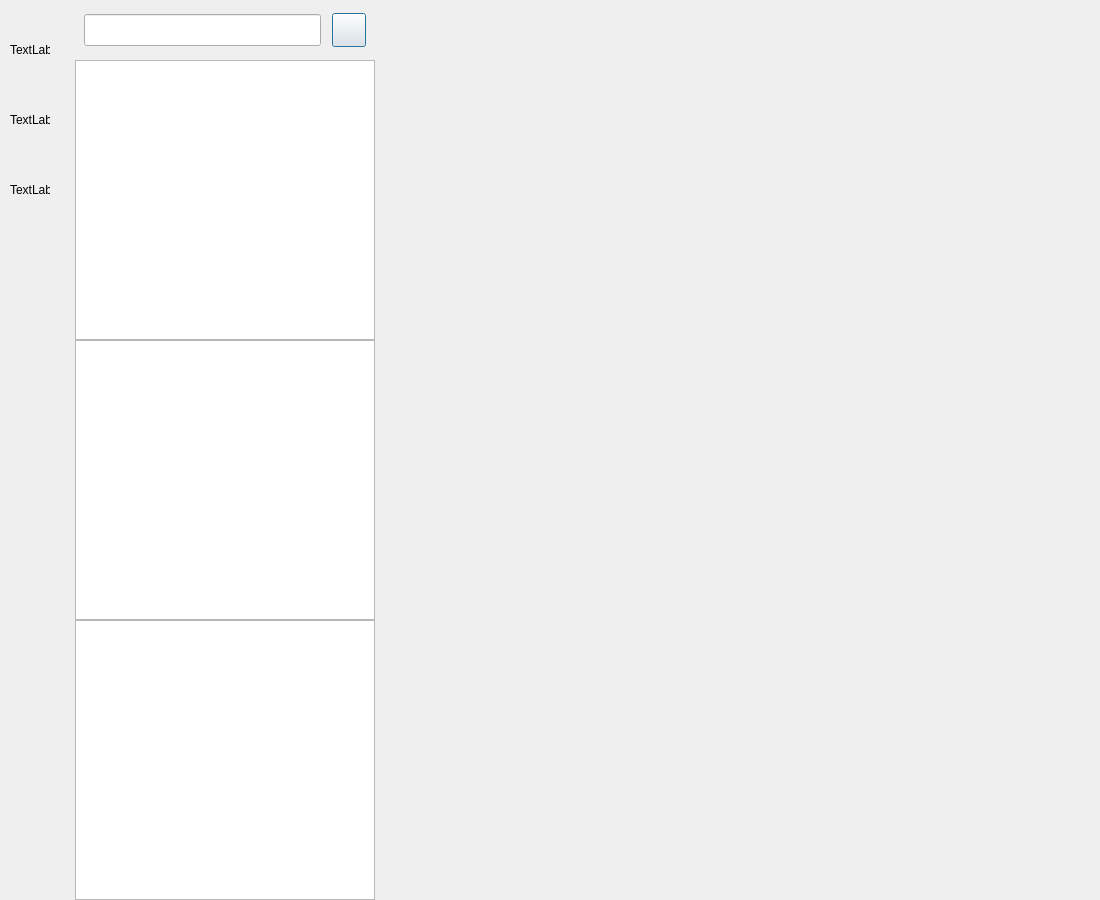
<?xml version="1.0" encoding="UTF-8"?>
<ui version="4.0">
 <class>ChatDialog</class>
 <widget class="QDialog" name="ChatDialog">
  <property name="geometry">
   <rect>
    <x>0</x>
    <y>0</y>
    <width>1100</width>
    <height>900</height>
   </rect>
  </property>
  <property name="minimumSize">
   <size>
    <width>1100</width>
    <height>800</height>
   </size>
  </property>
  <property name="windowTitle">
   <string>Dialog</string>
  </property>
  <layout class="QHBoxLayout" name="horizontalLayout">
   <property name="spacing">
    <number>0</number>
   </property>
   <property name="leftMargin">
    <number>0</number>
   </property>
   <property name="topMargin">
    <number>0</number>
   </property>
   <property name="rightMargin">
    <number>0</number>
   </property>
   <property name="bottomMargin">
    <number>0</number>
   </property>
   <item>
    <widget class="QWidget" name="side_bar" native="true">
     <property name="sizePolicy">
      <sizepolicy hsizetype="Fixed" vsizetype="Expanding">
       <horstretch>0</horstretch>
       <verstretch>0</verstretch>
      </sizepolicy>
     </property>
     <property name="minimumSize">
      <size>
       <width>75</width>
       <height>0</height>
      </size>
     </property>
     <property name="maximumSize">
      <size>
       <width>75</width>
       <height>16777215</height>
      </size>
     </property>
     <layout class="QVBoxLayout" name="verticalLayout">
      <property name="leftMargin">
       <number>10</number>
      </property>
      <property name="topMargin">
       <number>30</number>
      </property>
      <property name="rightMargin">
       <number>0</number>
      </property>
      <property name="bottomMargin">
       <number>0</number>
      </property>
      <item>
       <widget class="QWidget" name="widget" native="true">
        <layout class="QVBoxLayout" name="verticalLayout_3">
         <property name="spacing">
          <number>30</number>
         </property>
         <property name="leftMargin">
          <number>0</number>
         </property>
         <property name="topMargin">
          <number>0</number>
         </property>
         <property name="rightMargin">
          <number>0</number>
         </property>
         <property name="bottomMargin">
          <number>0</number>
         </property>
         <item>
          <widget class="QLabel" name="side_chat_lb">
           <property name="minimumSize">
            <size>
             <width>40</width>
             <height>40</height>
            </size>
           </property>
           <property name="maximumSize">
            <size>
             <width>40</width>
             <height>40</height>
            </size>
           </property>
           <property name="text">
            <string>TextLabel</string>
           </property>
          </widget>
         </item>
         <item>
          <widget class="QLabel" name="side_contact_lb">
           <property name="minimumSize">
            <size>
             <width>40</width>
             <height>40</height>
            </size>
           </property>
           <property name="maximumSize">
            <size>
             <width>40</width>
             <height>40</height>
            </size>
           </property>
           <property name="text">
            <string>TextLabel</string>
           </property>
          </widget>
         </item>
         <item>
          <widget class="QLabel" name="side_head_lb">
           <property name="minimumSize">
            <size>
             <width>40</width>
             <height>40</height>
            </size>
           </property>
           <property name="maximumSize">
            <size>
             <width>40</width>
             <height>40</height>
            </size>
           </property>
           <property name="text">
            <string>TextLabel</string>
           </property>
          </widget>
         </item>
        </layout>
       </widget>
      </item>
      <item>
       <spacer name="verticalSpacer">
        <property name="orientation">
         <enum>Qt::Vertical</enum>
        </property>
        <property name="sizeHint" stdset="0">
         <size>
          <width>20</width>
          <height>40</height>
         </size>
        </property>
       </spacer>
      </item>
     </layout>
    </widget>
   </item>
   <item>
    <widget class="QWidget" name="chat_user_wid" native="true">
     <property name="minimumSize">
      <size>
       <width>0</width>
       <height>0</height>
      </size>
     </property>
     <property name="maximumSize">
      <size>
       <width>300</width>
       <height>16777215</height>
      </size>
     </property>
     <layout class="QVBoxLayout" name="verticalLayout_2">
      <property name="spacing">
       <number>0</number>
      </property>
      <property name="leftMargin">
       <number>0</number>
      </property>
      <property name="topMargin">
       <number>0</number>
      </property>
      <property name="rightMargin">
       <number>0</number>
      </property>
      <property name="bottomMargin">
       <number>0</number>
      </property>
      <item>
       <widget class="QWidget" name="search_wid" native="true">
        <property name="minimumSize">
         <size>
          <width>0</width>
          <height>60</height>
         </size>
        </property>
        <property name="maximumSize">
         <size>
          <width>16777215</width>
          <height>60</height>
         </size>
        </property>
        <layout class="QHBoxLayout" name="horizontalLayout_2">
         <property name="spacing">
          <number>6</number>
         </property>
         <property name="leftMargin">
          <number>9</number>
         </property>
         <property name="topMargin">
          <number>9</number>
         </property>
         <property name="rightMargin">
          <number>9</number>
         </property>
         <property name="bottomMargin">
          <number>9</number>
         </property>
         <item>
          <widget class="CustomizeEdit" name="search_edit">
           <property name="minimumSize">
            <size>
             <width>0</width>
             <height>32</height>
            </size>
           </property>
           <property name="maximumSize">
            <size>
             <width>16777215</width>
             <height>32</height>
            </size>
           </property>
          </widget>
         </item>
         <item>
          <spacer name="horizontalSpacer">
           <property name="orientation">
            <enum>Qt::Horizontal</enum>
           </property>
           <property name="sizeType">
            <enum>QSizePolicy::Fixed</enum>
           </property>
           <property name="sizeHint" stdset="0">
            <size>
             <width>5</width>
             <height>20</height>
            </size>
           </property>
          </spacer>
         </item>
         <item>
          <widget class="ClickedBtn" name="add_btn">
           <property name="minimumSize">
            <size>
             <width>34</width>
             <height>34</height>
            </size>
           </property>
           <property name="maximumSize">
            <size>
             <width>34</width>
             <height>34</height>
            </size>
           </property>
           <property name="text">
            <string/>
           </property>
          </widget>
         </item>
        </layout>
       </widget>
      </item>
      <item>
       <widget class="ChatUserList" name="chat_user_list">
        <property name="minimumSize">
         <size>
          <width>300</width>
          <height>0</height>
         </size>
        </property>
        <property name="maximumSize">
         <size>
          <width>300</width>
          <height>16777215</height>
         </size>
        </property>
       </widget>
      </item>
      <item>
       <widget class="QListWidget" name="search_list">
        <property name="minimumSize">
         <size>
          <width>300</width>
          <height>0</height>
         </size>
        </property>
        <property name="maximumSize">
         <size>
          <width>300</width>
          <height>16777215</height>
         </size>
        </property>
       </widget>
      </item>
      <item>
       <widget class="QListWidget" name="con_user_list">
        <property name="minimumSize">
         <size>
          <width>300</width>
          <height>0</height>
         </size>
        </property>
        <property name="maximumSize">
         <size>
          <width>300</width>
          <height>16777215</height>
         </size>
        </property>
       </widget>
      </item>
     </layout>
    </widget>
   </item>
   <item>
    <widget class="QStackedWidget" name="stackedWidget">
     <property name="font">
      <font>
       <pointsize>7</pointsize>
      </font>
     </property>
     <property name="currentIndex">
      <number>0</number>
     </property>
     <widget class="ChatPage" name="caht_page"/>
     <widget class="QWidget" name="friend_apply_page"/>
    </widget>
   </item>
  </layout>
 </widget>
 <customwidgets>
  <customwidget>
   <class>ClickedBtn</class>
   <extends>QPushButton</extends>
   <header location="global">clickedbtn.h</header>
  </customwidget>
  <customwidget>
   <class>CustomizeEdit</class>
   <extends>QLineEdit</extends>
   <header location="global">customizeedit.h</header>
  </customwidget>
  <customwidget>
   <class>ChatUserList</class>
   <extends>QListWidget</extends>
   <header location="global">chatuserlist.h</header>
  </customwidget>
  <customwidget>
   <class>ChatPage</class>
   <extends>QWidget</extends>
   <header location="global">chatpage.h</header>
   <container>1</container>
  </customwidget>
 </customwidgets>
 <resources/>
 <connections/>
</ui>
